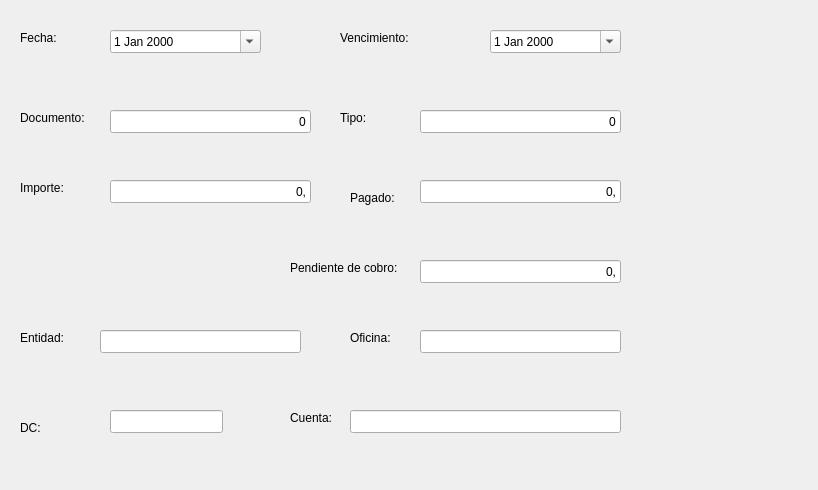
<?xml version="1.0" encoding="UTF-8"?>
<ui version="4.0">
 <class>FrmClientesDeuda</class>
 <widget class="QDialog" name="FrmClientesDeuda">
  <property name="geometry">
   <rect>
    <x>0</x>
    <y>0</y>
    <width>818</width>
    <height>490</height>
   </rect>
  </property>
  <property name="windowTitle">
   <string>Dialog</string>
  </property>
  <widget class="QLabel" name="label">
   <property name="geometry">
    <rect>
     <x>20</x>
     <y>30</y>
     <width>54</width>
     <height>15</height>
    </rect>
   </property>
   <property name="text">
    <string>Fecha:</string>
   </property>
  </widget>
  <widget class="QLabel" name="label_2">
   <property name="geometry">
    <rect>
     <x>340</x>
     <y>30</y>
     <width>81</width>
     <height>16</height>
    </rect>
   </property>
   <property name="text">
    <string>Vencimiento:</string>
   </property>
  </widget>
  <widget class="QLabel" name="label_3">
   <property name="geometry">
    <rect>
     <x>20</x>
     <y>110</y>
     <width>81</width>
     <height>16</height>
    </rect>
   </property>
   <property name="text">
    <string>Documento:</string>
   </property>
  </widget>
  <widget class="QLineEdit" name="txtcDocumento">
   <property name="geometry">
    <rect>
     <x>110</x>
     <y>110</y>
     <width>201</width>
     <height>23</height>
    </rect>
   </property>
   <property name="text">
    <string>0</string>
   </property>
   <property name="alignment">
    <set>Qt::AlignRight|Qt::AlignTrailing|Qt::AlignVCenter</set>
   </property>
  </widget>
  <widget class="QDateEdit" name="txtdFecha">
   <property name="geometry">
    <rect>
     <x>110</x>
     <y>30</y>
     <width>151</width>
     <height>23</height>
    </rect>
   </property>
   <property name="calendarPopup">
    <bool>true</bool>
   </property>
  </widget>
  <widget class="QDateEdit" name="txtdVencimiento">
   <property name="geometry">
    <rect>
     <x>490</x>
     <y>30</y>
     <width>131</width>
     <height>23</height>
    </rect>
   </property>
   <property name="calendarPopup">
    <bool>true</bool>
   </property>
  </widget>
  <widget class="QLineEdit" name="txtnTipo">
   <property name="geometry">
    <rect>
     <x>420</x>
     <y>110</y>
     <width>201</width>
     <height>23</height>
    </rect>
   </property>
   <property name="text">
    <string>0</string>
   </property>
   <property name="alignment">
    <set>Qt::AlignRight|Qt::AlignTrailing|Qt::AlignVCenter</set>
   </property>
  </widget>
  <widget class="QLabel" name="label_6">
   <property name="geometry">
    <rect>
     <x>340</x>
     <y>110</y>
     <width>54</width>
     <height>15</height>
    </rect>
   </property>
   <property name="text">
    <string>Tipo:</string>
   </property>
  </widget>
  <widget class="QLabel" name="label_7">
   <property name="geometry">
    <rect>
     <x>20</x>
     <y>180</y>
     <width>54</width>
     <height>15</height>
    </rect>
   </property>
   <property name="text">
    <string>Importe:</string>
   </property>
  </widget>
  <widget class="QLabel" name="label_8">
   <property name="geometry">
    <rect>
     <x>350</x>
     <y>190</y>
     <width>54</width>
     <height>15</height>
    </rect>
   </property>
   <property name="text">
    <string>Pagado:</string>
   </property>
  </widget>
  <widget class="QLineEdit" name="txtrImporte">
   <property name="geometry">
    <rect>
     <x>110</x>
     <y>180</y>
     <width>201</width>
     <height>23</height>
    </rect>
   </property>
   <property name="text">
    <string>0,</string>
   </property>
   <property name="alignment">
    <set>Qt::AlignRight|Qt::AlignTrailing|Qt::AlignVCenter</set>
   </property>
  </widget>
  <widget class="QLineEdit" name="txtrPagado">
   <property name="geometry">
    <rect>
     <x>420</x>
     <y>180</y>
     <width>201</width>
     <height>23</height>
    </rect>
   </property>
   <property name="text">
    <string>0,</string>
   </property>
   <property name="alignment">
    <set>Qt::AlignRight|Qt::AlignTrailing|Qt::AlignVCenter</set>
   </property>
  </widget>
  <widget class="QLineEdit" name="txtrPendienteCobro">
   <property name="geometry">
    <rect>
     <x>420</x>
     <y>260</y>
     <width>201</width>
     <height>23</height>
    </rect>
   </property>
   <property name="text">
    <string>0,</string>
   </property>
   <property name="alignment">
    <set>Qt::AlignRight|Qt::AlignTrailing|Qt::AlignVCenter</set>
   </property>
  </widget>
  <widget class="QLabel" name="label_9">
   <property name="geometry">
    <rect>
     <x>290</x>
     <y>260</y>
     <width>121</width>
     <height>16</height>
    </rect>
   </property>
   <property name="text">
    <string>Pendiente de cobro:</string>
   </property>
  </widget>
  <widget class="QLabel" name="label_10">
   <property name="geometry">
    <rect>
     <x>20</x>
     <y>330</y>
     <width>54</width>
     <height>15</height>
    </rect>
   </property>
   <property name="text">
    <string>Entidad:</string>
   </property>
  </widget>
  <widget class="QLabel" name="label_11">
   <property name="geometry">
    <rect>
     <x>350</x>
     <y>330</y>
     <width>54</width>
     <height>15</height>
    </rect>
   </property>
   <property name="text">
    <string>Oficina:</string>
   </property>
  </widget>
  <widget class="QLabel" name="label_12">
   <property name="geometry">
    <rect>
     <x>20</x>
     <y>420</y>
     <width>54</width>
     <height>15</height>
    </rect>
   </property>
   <property name="text">
    <string>DC:</string>
   </property>
  </widget>
  <widget class="QLabel" name="label_13">
   <property name="geometry">
    <rect>
     <x>290</x>
     <y>410</y>
     <width>54</width>
     <height>15</height>
    </rect>
   </property>
   <property name="text">
    <string>Cuenta:</string>
   </property>
  </widget>
  <widget class="QLineEdit" name="txtcEntidad">
   <property name="geometry">
    <rect>
     <x>100</x>
     <y>330</y>
     <width>201</width>
     <height>23</height>
    </rect>
   </property>
  </widget>
  <widget class="QLineEdit" name="txtcOficina">
   <property name="geometry">
    <rect>
     <x>420</x>
     <y>330</y>
     <width>201</width>
     <height>23</height>
    </rect>
   </property>
  </widget>
  <widget class="QLineEdit" name="txtcDC">
   <property name="geometry">
    <rect>
     <x>110</x>
     <y>410</y>
     <width>113</width>
     <height>23</height>
    </rect>
   </property>
  </widget>
  <widget class="QLineEdit" name="txtcCuenta">
   <property name="geometry">
    <rect>
     <x>350</x>
     <y>410</y>
     <width>271</width>
     <height>23</height>
    </rect>
   </property>
  </widget>
 </widget>
 <resources/>
 <connections/>
</ui>
